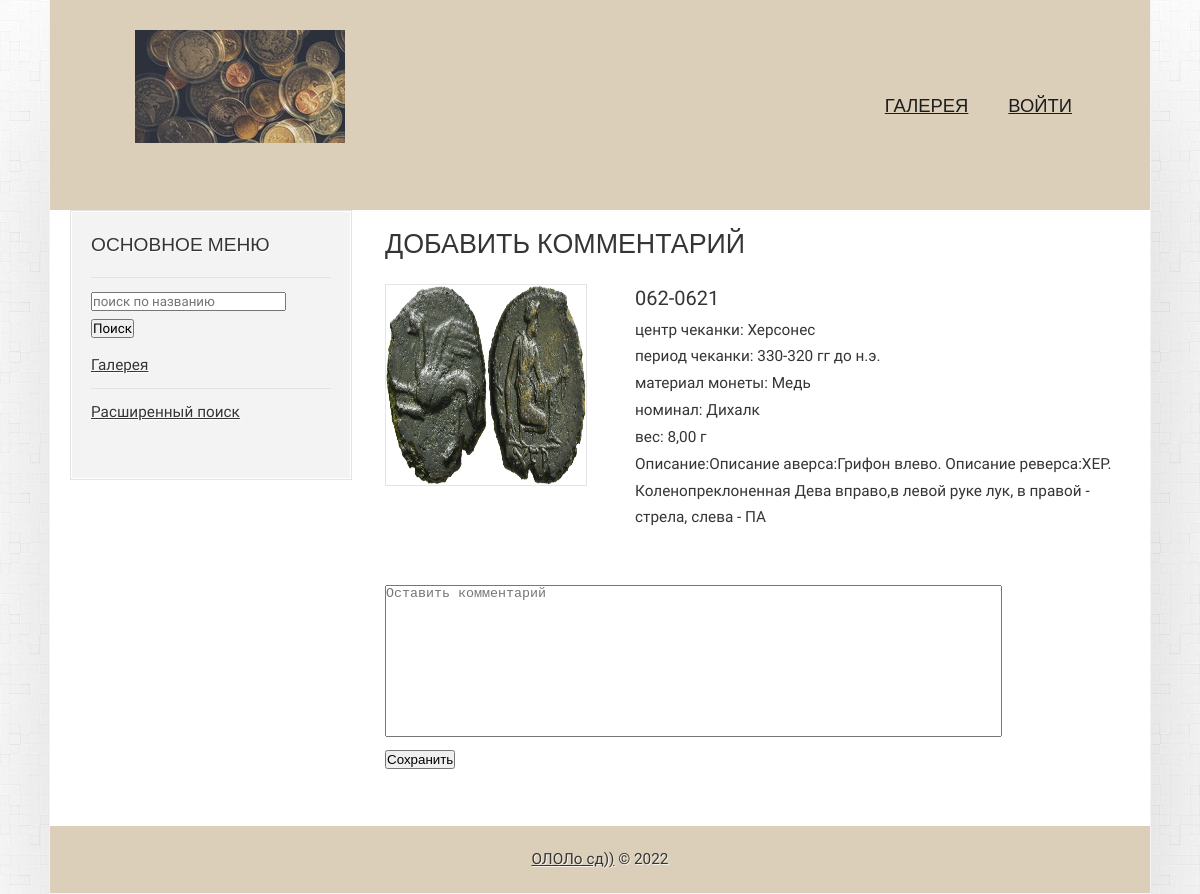
/newcomment.php?id=2, run on the app's committed database.
### tables this page shows
CREATE TABLE `coins` (
  `id` int NOT NULL,
  `img_num` varchar(255) DEFAULT NULL,
  `img_type` varchar(255) DEFAULT NULL,
  `name` varchar(255) DEFAULT NULL,
  `mint_center` varchar(255) DEFAULT NULL,
  `mint_year` varchar(255) DEFAULT NULL,
  `material` varchar(255) DEFAULT NULL,
  `denomination` varchar(255) DEFAULT NULL,
  `weight` varchar(255) DEFAULT NULL,
  `description` text
);

### newcomment.php (the view, shortened to what this page needs)
<?php include 'application/views/first_section.php' ?>
<h1>Добавить комментарий</h1>
<?php
require_once 'config/connect.php';
$idCoin  = $_GET['id'];
 $sql = mysqli_query($connect, "SELECT * FROM `coins` where id =$idCoin order by id desc");
 $row = mysqli_fetch_all($sql);
 foreach ($row as $row) {
?>
<div class="parent">
  <div class="portfolio__photo">
    <div class="products__image">
      <a href="images/coins/<?php echo "$row[1]"?>.<?php echo "$row[2]"?>" target="_blank"> <img src="images/coins/<?php echo "$row[1]"?>.<?php echo "$row[2]"?>"> </a>
    </div>
  </div>
  <div class="portfolio__text">
    <div class="products__name"><?php echo "$row[3]"?></div>
    <div class="products__name__text">
                    <p>центр чеканки: <?php echo "$row[4]"?></p>
                    <p>период чеканки: <?php echo "$row[5]"?></p>
                    <p>материал монеты: <?php echo "$row[6]"?></p>
                    <p>номинал: <?php echo "$row[7]"?></p>
                    <p>вес: <?php echo "$row[8]"?></p>
                    <p>Описание:<?php echo "$row[9]"?></p>
                    <br> <br>
    </div>
  </div>
</div>
<form action="vendor/addcomm.php" method="post">
                    <textarea name="comment" rows="10" cols="75" placeholder="Оставить комментарий" style="resize: none;"></textarea><br>
                    <button type="submit">Сохранить</button>
                </form>
<?php
}
?>
<?php include 'application/views/second_section.php' ?>

### application/views/first_section.php (shortened to what this page needs)
<!DOCTYPE html PUBLIC "-//W3C//DTD XHTML 1.0 Strict//EN" "http://www.w3.org/TR/xhtml1/DTD/xhtml1-strict.dtd">
<html xmlns="http://www.w3.org/1999/xhtml">
	<head>
		<link rel="stylesheet" type="text/css" href="/css/style.css" />
	</head>
	<body>
		<div id="wrapper">
			<div id="header">
				<div id="menu">
					<ul>
						<li class="first active"><a href="/main.php">Галерея</a></li>
						<?php
							if ($_SESSION['user']) {
    							echo '<li><a href="/services.php">Добавить монету</a></li><li><a href="vendor/logout.php" class="logout">Выход</a></li>' ;
							}
							else {
								echo '<li><a href="index.php" class="logout">Войти</a></li>';
							}
						?>
					</ul>
					<br class="clearfix" />
				</div>
			</div>
			<div id="page">
				<div id="sidebar" class="sticky">
					<div class="side-box" >
						<h3>Основное меню</h3>
						<ul class="list">
							<li>
								<form action="/search_result.php" method="post">
									<input required type="text" placeholder="поиск по названию" name="search" value="">
									<input type="submit" name="" value="Поиск" class="">
								</form>
							</li>
							<li class="first "><a href="/main.php">Галерея</a></li>
							<li><span id="toggleLink" href="" onclick="viewdiv('mydiv');">Расширенный поиск</span>
							</li>
						</ul>
					</div>
				</div>
				<div id="content">
					<div class="box">

### application/views/second_section.php (shortened to what this page needs)
</div>
					<br class="clearfix" />
				</div>
				<br class="clearfix" />
			</div>
		<div id="footer">
			<a href="/">ОЛОЛо сд))</a> &copy; 2022</a>
		</div>
		</div>
</body>
</html>

### css/style.css (style rules this page uses)
a { text-decoration: underline; color: #353535; }
body { line-height: 1.75em; background: #fff url('../images/00bd.png'); font-size: 11.5pt; color: #353535; }
body,input { font-family: Kreon, serif; }
h1,h2,h3,h4 { text-transform: uppercase; font-weight: normal; font-family: "Open Sans", sans-serif; color: #353535; margin-bottom: 1em; }
h1 { font-size: 1.75em; }
h3 { font-size: 1.25em; }
p { margin-bottom: 1.5em; }
p { margin-bottom: 0px; }
ul { margin-bottom: 1.5em; }
a { color: #353535; }
#content { padding: 0 0 0 10px; width: 730px; margin: 0 0 0 285px; }
#footer { padding: 20px 0 20px 0; text-align: center; text-shadow: 1px 1px 0px rgba(255,255,255,0.7); color: #353535; background-color: #dbcfb9; }
#footer a { color: #353535; }
#header { height: 130px; padding: 40px; position: relative; background: url(../images/cap.jpg) no-repeat 85px 30px; background-color: #dbcfb9; }
#menu { line-height: 57px; position: absolute; right: 40px; top: 76px; height: 57px; font-family: "Open Sans", sans-serif; }
#menu a { text-transform: uppercase; text-decoration: underline; color: #1C1C1C; font-size: 1.2em; }
#menu ul { padding: 0 20px 0 20px; list-style: none; }
#menu ul li { display: inline; padding: 10px 10px 10px 10px; margin: 0 8px 0 8px; }
#page { margin: 0; position: relative; width: 900px; padding: 20px 40px 0 40px; }
#sidebar ul { list-style: none; }
#sidebar ul li { border-top: solid 1px #e3e3e3; padding: 10px 0 10px 0; }
#sidebar ul li.first { padding-top: 0; border-top: 0; }
#sidebar { position: relative; left: -20px; top: -20px; float: left; width: 240px; background: #f3f3f3; padding: 20px; border: solid 1px #e3e3e3; margin: 0 10px 0 0; text-shadow: 1px 1px 0px rgba(255,255,255,1); box-shadow: inset 0px 0px 0px 1px #fff; }
.sticky { position: fixed; top: 0px; z-index: 101; }
#wrapper { width: 1100px; position: relative; background: #FFF; margin: 0 auto 0 auto; box-shadow: 10px 100px 150px 0px rgba(0,0,0,0.15); border: solid 1px #f3f3f3; border-top: 0; }
.box img { margin: 0px 0px 0px 0px; height: 200px; width: 200px; border: solid 1px #e3e3e3; }
.box p { margin-bottom: 0em; }
.products__name { font-size: 20px; line-height: 28px; margin: 0px 0px 5px 0px; }
.portfolio__text { grid-area: 1 / 2 / 2 / 3; margin-left: 50px; width: 480px; }
.parent { display: grid; grid-column-gap: 0px; grid-row-gap: 0px; }
.portfolio__photo { grid-area: 1 / 1 / 2 / 2; width: 200px; }
#toggleLink { text-decoration: underline; }

### data on the page
coins: img_num (picture), name "062-0621", mint_center "Херсонес", mint_year "330-320 гг до н.э.", material "Медь", denomination "Дихалк", weight "8,00 г", description "Описание аверса:Грифон влево. Описание реверса:ХЕР. Коленопреклоненная Дева вправо,в левой руке лук, в правой - стрела, слева - ПА"
